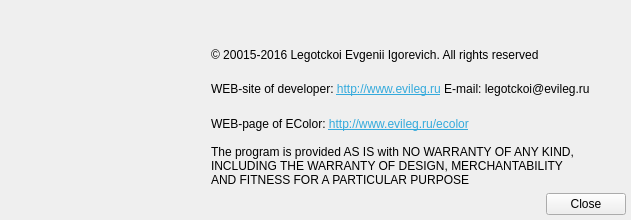
<?xml version="1.0" encoding="UTF-8"?>
<ui version="4.0">
 <class>About</class>
 <widget class="QWidget" name="About">
  <property name="windowModality">
   <enum>Qt::NonModal</enum>
  </property>
  <property name="geometry">
   <rect>
    <x>0</x>
    <y>0</y>
    <width>631</width>
    <height>220</height>
   </rect>
  </property>
  <property name="sizePolicy">
   <sizepolicy hsizetype="Fixed" vsizetype="Fixed">
    <horstretch>0</horstretch>
    <verstretch>0</verstretch>
   </sizepolicy>
  </property>
  <property name="minimumSize">
   <size>
    <width>631</width>
    <height>220</height>
   </size>
  </property>
  <property name="maximumSize">
   <size>
    <width>631</width>
    <height>220</height>
   </size>
  </property>
  <property name="windowTitle">
   <string>About program</string>
  </property>
  <property name="styleSheet">
   <string notr="true"/>
  </property>
  <layout class="QGridLayout" name="gridLayout">
   <property name="leftMargin">
    <number>5</number>
   </property>
   <property name="topMargin">
    <number>5</number>
   </property>
   <property name="rightMargin">
    <number>5</number>
   </property>
   <property name="bottomMargin">
    <number>5</number>
   </property>
   <property name="spacing">
    <number>6</number>
   </property>
   <item row="2" column="1" colspan="2">
    <widget class="QLabel" name="label_3">
     <property name="styleSheet">
      <string notr="true"/>
     </property>
     <property name="text">
      <string>&lt;html&gt;&lt;head/&gt;&lt;body&gt;&lt;p align=&quot;justify&quot;&gt;WEB-site of developer: &lt;a href=&quot;http://www.evileg.ru&quot;&gt;&lt;span style=&quot; text-decoration: underline; color:#34aadc;&quot;&gt;http://www.evileg.ru&lt;/span&gt;&lt;/a&gt; E-mail: legotckoi@evileg.ru&lt;/p&gt;&lt;/body&gt;&lt;/html&gt;</string>
     </property>
     <property name="margin">
      <number>5</number>
     </property>
    </widget>
   </item>
   <item row="4" column="1" colspan="2">
    <widget class="QLabel" name="label_5">
     <property name="styleSheet">
      <string notr="true"/>
     </property>
     <property name="text">
      <string>&lt;html&gt;&lt;head/&gt;&lt;body&gt;&lt;p align=&quot;justify&quot;&gt;The program is provided AS IS with NO WARRANTY OF ANY KIND,&lt;br/&gt; INCLUDING THE WARRANTY OF DESIGN, MERCHANTABILITY &lt;br/&gt;AND FITNESS FOR A PARTICULAR PURPOSE&lt;/p&gt;&lt;/body&gt;&lt;/html&gt;</string>
     </property>
     <property name="textFormat">
      <enum>Qt::AutoText</enum>
     </property>
     <property name="margin">
      <number>5</number>
     </property>
     <property name="textInteractionFlags">
      <set>Qt::NoTextInteraction</set>
     </property>
    </widget>
   </item>
   <item row="5" column="2">
    <widget class="QPushButton" name="pushButton">
     <property name="styleSheet">
      <string notr="true"/>
     </property>
     <property name="text">
      <string>Close</string>
     </property>
    </widget>
   </item>
   <item row="1" column="1" colspan="2">
    <widget class="QLabel" name="label_4">
     <property name="styleSheet">
      <string notr="true"/>
     </property>
     <property name="text">
      <string>© 20015-2016 Legotckoi Evgenii Igorevich. All rights reserved</string>
     </property>
     <property name="margin">
      <number>5</number>
     </property>
    </widget>
   </item>
   <item row="0" column="0" rowspan="6">
    <widget class="QLabel" name="label">
     <property name="minimumSize">
      <size>
       <width>200</width>
       <height>200</height>
      </size>
     </property>
     <property name="maximumSize">
      <size>
       <width>200</width>
       <height>200</height>
      </size>
     </property>
     <property name="text">
      <string/>
     </property>
     <property name="pixmap">
      <pixmap resource="images.qrc">:/images/ecolor.png</pixmap>
     </property>
     <property name="scaledContents">
      <bool>true</bool>
     </property>
     <property name="margin">
      <number>10</number>
     </property>
    </widget>
   </item>
   <item row="5" column="1">
    <spacer name="horizontalSpacer">
     <property name="orientation">
      <enum>Qt::Horizontal</enum>
     </property>
     <property name="sizeHint" stdset="0">
      <size>
       <width>40</width>
       <height>20</height>
      </size>
     </property>
    </spacer>
   </item>
   <item row="0" column="1" colspan="2">
    <widget class="QLabel" name="labelVersion">
     <property name="font">
      <font>
       <weight>75</weight>
       <bold>true</bold>
      </font>
     </property>
     <property name="styleSheet">
      <string notr="true"/>
     </property>
     <property name="text">
      <string/>
     </property>
     <property name="alignment">
      <set>Qt::AlignLeading|Qt::AlignLeft|Qt::AlignVCenter</set>
     </property>
     <property name="margin">
      <number>5</number>
     </property>
    </widget>
   </item>
   <item row="3" column="1" colspan="2">
    <widget class="QLabel" name="label_2">
     <property name="styleSheet">
      <string notr="true"/>
     </property>
     <property name="text">
      <string>&lt;html&gt;&lt;head/&gt;&lt;body&gt;&lt;p align=&quot;justify&quot;&gt;WEB-page of EColor: &lt;a href=&quot;http://www.evileg.ru/ecolor&quot;&gt;&lt;span style=&quot; text-decoration: underline; color:#34aadc;&quot;&gt;http://www.evileg.ru/ecolor&lt;/span&gt;&lt;/a&gt;&lt;/p&gt;&lt;/body&gt;&lt;/html&gt;</string>
     </property>
     <property name="margin">
      <number>5</number>
     </property>
    </widget>
   </item>
  </layout>
 </widget>
 <resources>
  <include location="images.qrc"/>
 </resources>
 <connections>
  <connection>
   <sender>pushButton</sender>
   <signal>clicked()</signal>
   <receiver>About</receiver>
   <slot>close()</slot>
   <hints>
    <hint type="sourcelabel">
     <x>557</x>
     <y>193</y>
    </hint>
    <hint type="destinationlabel">
     <x>299</x>
     <y>104</y>
    </hint>
   </hints>
  </connection>
 </connections>
</ui>
